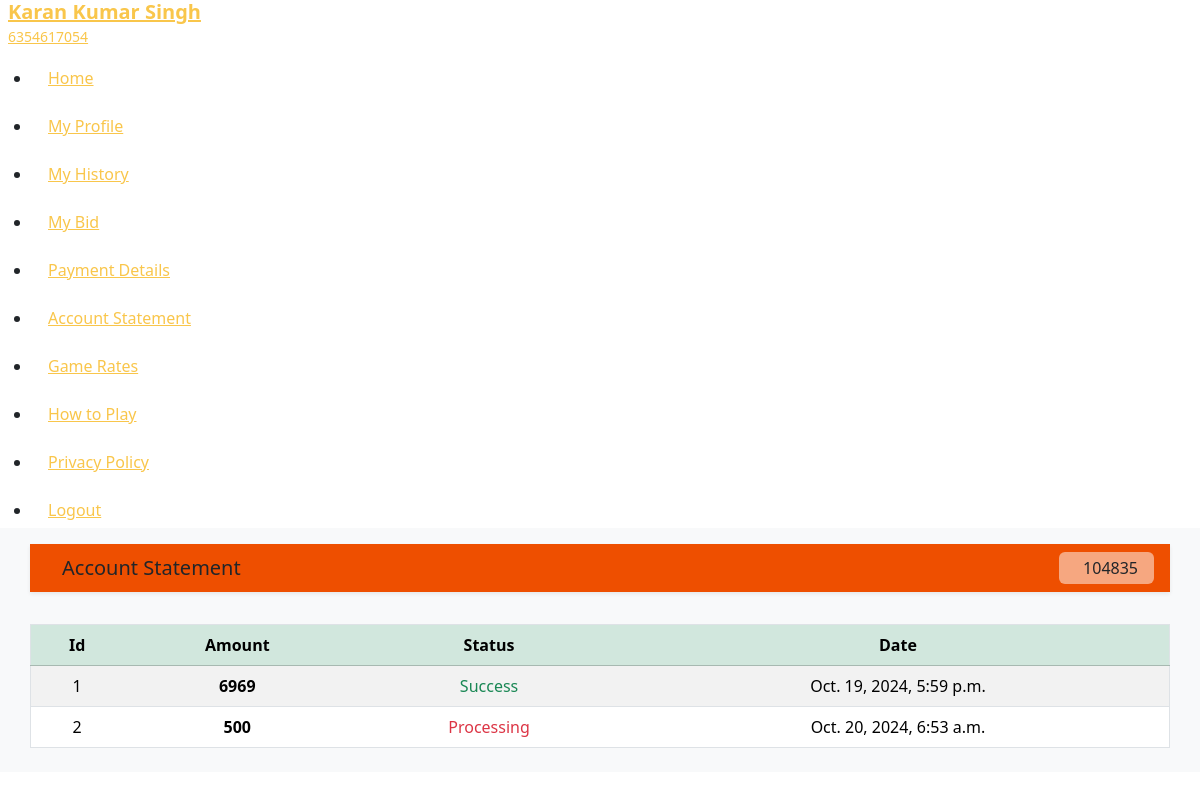
Page /passbook (signed in) on the committed database.
### app/models.py (models this page shows, shortened)
class customer(models.Model):
    user=models.ForeignKey(User,on_delete=models.CASCADE)
    name=models.CharField(max_length=225)
    mobile=models.CharField(max_length=225)
    password=models.CharField(max_length=125)
    email=models.CharField(max_length=225,null="",blank=True)
    wallet=models.IntegerField(default=0)
    status=models.CharField(max_length=225,default="no",blank=True)
    join=models.DateTimeField(auto_now_add=True, blank=True)
    def __str__(self):
     return self.user.first_name

class Withdrawal(models.Model):
   mobile=models.CharField(max_length=225,null="",blank=True)
   txid=models.IntegerField(null="",blank=True)
   amount=models.IntegerField(null="",blank=True)
   status=models.CharField(max_length=225,null="",blank=True)
   join=models.DateTimeField(auto_now_add=True,blank=True)

### app/views.py (the view)
# urls.py: path('passbook',views.passbook,name="passbook page"),
def passbook(request):
    if not request.user.is_authenticated:
        return redirect(loginpg)
    user=request.user
    client=customer.objects.get(user=user)
    dt=Withdrawal.objects.filter(mobile=client.mobile)
    return render(request,"passbook.html",{"client":client,"dt":dt})

### templates/passbook.html (shortened to what this page needs)
<!doctype html>
<html lang="en">
<head>
  <link rel="stylesheet" href="https://dpboss777.co.in/assets/frontend/assets/css/custom.css">
  <link rel="stylesheet" href="https://cdn.jsdelivr.net/npm/boxicons@latest/css/boxicons.min.css" />
  <link rel="stylesheet" href="https://dpboss777.co.in/assets/frontend/assets/css/bootstrap.min.css">
  <link href="https://cdn.jsdelivr.net/npm/remixicon@3.6.0/fonts/remixicon.css" rel="stylesheet">
  <link rel="stylesheet" href="https://cdnjs.cloudflare.com/ajax/libs/izitoast/1.4.0/css/iziToast.css" />
</head>
<body>
  <div class="main-wrapper" id="body-pd">
<div class="sidenav d-flex flex-column justify-content-between" id="nav-bar">
  <div class="sidebody">
    <div class="sidebar-logo">
      <a href="index.html" class="d-flex align-items-center">
        <div class="logo-info">
          <h2 class="fw-bold fs-5 m-0" >{{client}}</h2>
          <small class="m-0">{{client.mobile}}</small>
        </div>
      </a>
    </div>
    <ul class="sidebar-menu" id="nav_accordion">
      <li class="nav-item">
        <a href="/games">
          <span class="mm-text dash-item">Home</span>
        </a>
      </li>
      <li class="nav-item">
        <a href="/myprofile">
          <span class="mm-text dash-item">My Profile</span>
        </a>
      </li>
                <li class="nav-item">
        <a href="/history">
          <span class="mm-text dash-item">My History</span>
        </a>
      </li>
      <li class="nav-item">
        <a href="/bid-history">
          <span class="mm-text dash-item">My Bid</span>
        </a>
      </li>
      <li class="nav-item">
        <a href="/payment">
          <span class="mm-text dash-item">Payment Details</span>
        </a>
      </li>
      <li class="nav-item">
        <a href="/passbook">
          <span class="mm-text dash-item">Account Statement</span>
        </a>
      </li>
      <li class="nav-item">
        <a href="/gameprice">
          <span class="mm-text dash-item">Game Rates</span>
        </a>
      </li>
      <li class="nav-item">
        <a href="/howtoplay">
          <span class="mm-text dash-item">How to Play</span>
        </a>
      </li>
                <li class="nav-item">
        <a href="/privacypolicy">
          <span class="mm-text dash-item">Privacy Policy</span>
        </a>
      </li>
      <li class="nav-item">
          <a href="/Elogout" ><span class="mm-text dash-item">Logout</span></a>
      </li>
    </ul>
  </div>
</div>
    <main class="fullheight bg-light">
        <div class="main-body">
            <div class="home-wraper">
                <div class="container">
<div class="row gy-3 gameopen justify-content-center pb-2">
            <div class="col-sm-12 my-3 px-0 sticky-top" style="background-color: #ee4f00;" >
              <div class=" shadow-sm px-3 py-2 d-flex align-items-center justify-content-between">
                  <h5 class="fw-semibild m-0"><a href="/games"></a> Account Statement </h5>
                  <div class="wallet px-3 py-1 rounded-2 bg-white bg-opacity-50">
                   <span class="ms-2 fs-6">{{client.wallet}}</span>
                </div>
              </div>
            </div>
                          <table class="table border table-hove table-striped">
                            <thead class="table-success">
                              <tr class="text-center">
                                <th>Id</th>
                                <th>Amount</th>
                                <th>Status</th>
                                <th>Date</th>
                              </tr>
                            </thead>
                            <tbody>
                              {% for i in dt %}
                              <tr class="text-center">
                                <td>{{forloop.counter}}</td>
                                <td class="fw-bold">{{i.amount}}</td>
                                {% if i.status == "Processing" or i.status == "Reject" %}
                                <td class="text-danger">{{i.status}}</td>
                                {% else %}
                                <td class="text-success">{{i.status}}</td>
                                {% endif %}
                                <td>{{i.join}}</td>
                              </tr>
                              {% endfor %}
                            </tbody>
                          </table>
                      </div>
                </div>
            </div>
        </div>
    </main>
  </div>
</body>
</html>

### rows in the picture
customer: user.first_name "Karan Kumar Singh", mobile "6354617054", wallet "104835"
Withdrawal: amount "6969", status "Success", join "Oct. 19, 2024, 5:59 p.m."
Withdrawal: amount "500", status "Processing", join "Oct. 20, 2024, 6:53 a.m."
